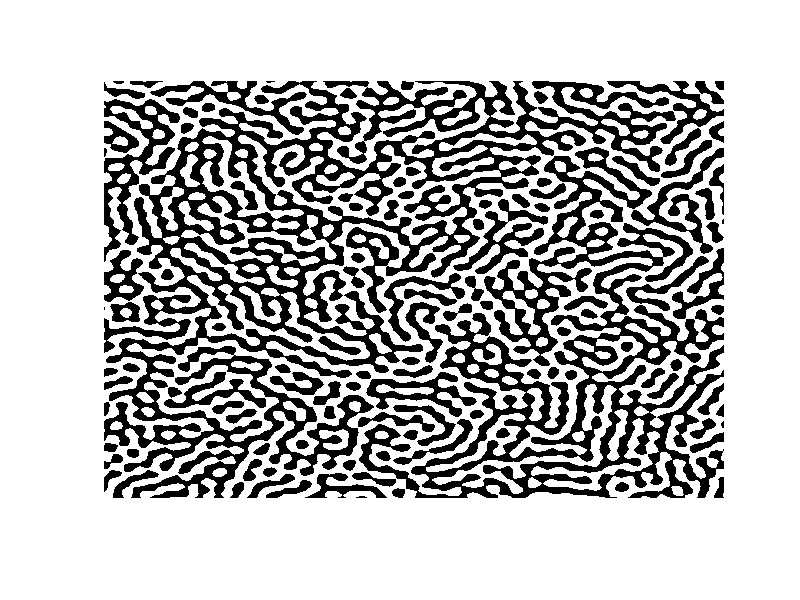
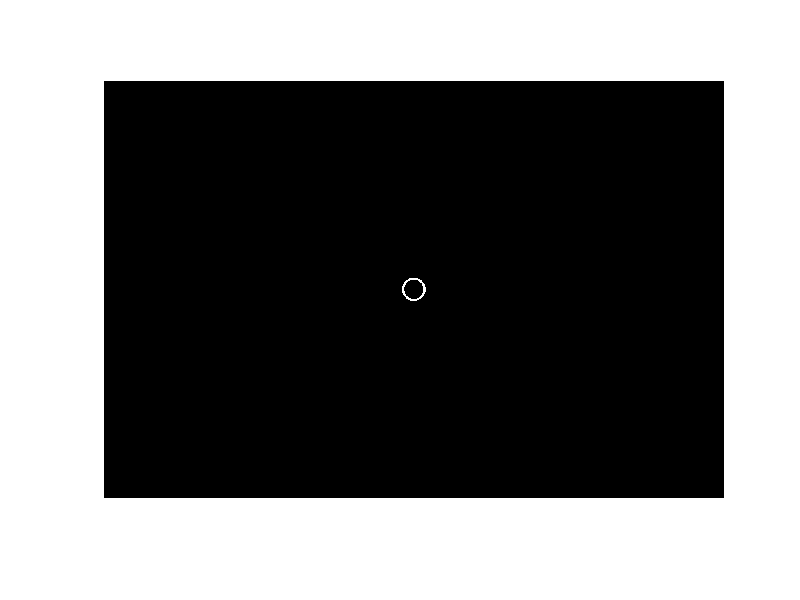

MATLAB code to generate these figures, in order:
ResX=1380
ResY=2048

E_target=zeros(ResX,ResY);

% E_target(300-100,396+60)=255;
% E_target(300-100,396+40)=255;


%% Generate the image of the required pattern
% We wish to generate a circle, with center (a,b) and radius r

a=ResX/2;
b=ResY/2;

r=1000.0;
delta=500;
for i=1:1:4*a
    for j=1:1:4*b
        if(  ((a-i)^2 +(b-j)^2>r) &&  ( (a-i)^2 +(b-j)^2<(r+delta) )   )
            E_target(uint16(i),uint16(j))=255;
            sprintf('%d %d',i,j)
            
        end
    end
end
imshow(E_target)
% We show the target pattern


%%
E_target=fftshift(E_target);

Phase=rand(ResX,ResY)*(2*pi);
Phase_image=exp(-1i*Phase);
for j=1:1:10
    
    holo=ifftshift(ifft2(E_target.*Phase_image));
    
    Phase_holo=exp(-1i*angle(holo));
    
    E_focus=fft2(Phase_holo);
    Phase_image=exp(-1i*angle(E_focus));
end

Phase=angle(holo);

% For a general 256 bit SLM
Phase=uint8(mod(Phase+2*pi,2*pi)/(2*pi)*255);

%% for the forthdd SLM which is binary
PhaseMat= angle(holo)>0;
Phase= uint8(PhaseMat*255);

% addSave=''
imshow(ifftshift(Phase))
imwrite(ifftshift(Phase),'harsh1pGSA.bmp')
figure()
imshow(ifftshift(E_target))
